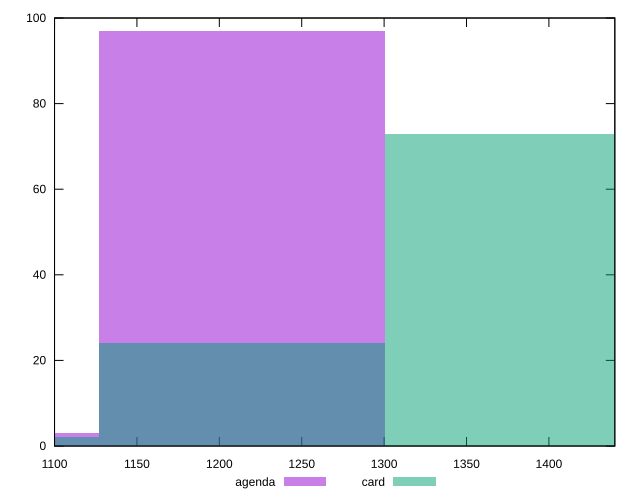

gnuplot code for this plot:
reset

$agenda <<EOF
1213.5600980106879 97
1040.1943697234467 3
EOF

$card <<EOF
1386.925826297929 73
1213.5600980106879 24
1040.1943697234467 2
EOF

set key outside below
set boxwidth 173.36572828724113
set xrange [1100:1440]
set yrange [0:100]
set trange [0:100]
set style fill transparent solid 0.5 noborder
set terminal svg size 640, 500 enhanced background rgb 'white'
set output "reports/report_00030_2021-02-24T20-42-31.540Z/uses-http2/comparison/histogram/1_vs_2.svg"

plot $agenda title "agenda" with boxes, \
     $card title "card" with boxes

reset
